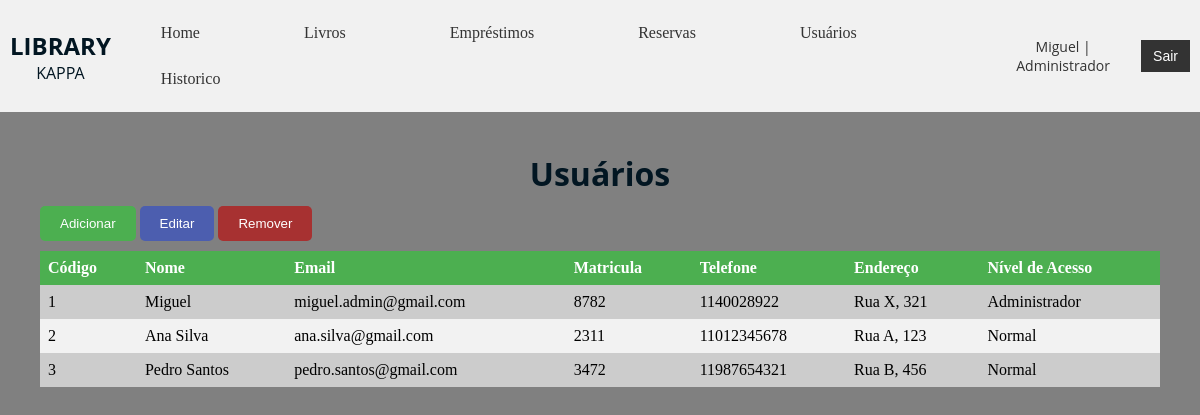
/views/usuarios.php (signed in), run on the app's committed database.
### tables this page shows
CREATE TABLE usuarios (
id_usuario INT AUTO_INCREMENT PRIMARY KEY,
	nome VARCHAR(120) NOT NULL,
	email VARCHAR(120) NOT NULL,
	matricula INT(6) NOT NULL,
	telefone VARCHAR(11) CHECK (telefone REGEXP '^[0-9]{10,11}$'),
	endereco VARCHAR(120),
	nivel VARCHAR(50) NOT NULL,
	senha VARCHAR(120) NOT NULL CHECK (LENGTH(senha) >= 6)
);

### views/usuarios.php (the view, shortened to what this page needs)
<?php
require_once("../models/conexao.php");
$query = $pdo->query("SELECT * FROM usuarios");
$res = $query->fetchALL(PDO::FETCH_ASSOC);
?>
<!DOCTYPE html>
<html lang="pt-br">
    <head>
        <link rel="stylesheet" type="text/css" href="../public/style.css" />
        <link rel="stylesheet" type="text/css" href="../public/tabela.css" />
        <link rel="stylesheet" type="text/css" href="../public/popup.css" />
    </head>
    <body>
        <nav>
            <div class="logo">
                <h1>LIBRARY</h1>
                <p>KAPPA</p>
            </div>
            <ul class="navbar">
                <li><a href="home.php">Home</a></li>
                <li><a href="livros.php">Livros</a></li>
                <li><a href="emprestimos.php">Empréstimos</a></li>
                <li><a href="reservas.php">Reservas</a></li>
                <li><a href="usuarios.php">Usuários</a></li>
                <li><a href="historico.php">Historico</a></li>
            </ul>
            <div class="user-info">
                <p><?php echo $_SESSION['nome'].' | '.$_SESSION['nivel'];?></p>
                <button onclick="sair()">Sair</a></button>
            </div>
        </nav>
        <div class="table-container">
            <h1 id="titulo">Usuários</h1>
            <button class="add-button" onclick="abrirForm('add-overlay')">Adicionar</button>
            <button class="edit-button" onclick="abrirForm('edit-overlay')">Editar</button>
            <button class="remove-button" onclick="abrirForm('remove-overlay')">Remover</button>
            <table id="tabela-paginacao">
                <thead>
                    <tr>
                        <th>Código</th>
                        <th>Nome</th>
                        <th>Email</th>
                        <th>Matricula</th>
                        <th>Telefone</th>
                        <th>Endereço</th>
                        <th>Nível de Acesso</th>
                    </tr>
                </thead>
                <tbody>
                    <?php foreach ($res as $usuarios): ?>
                        <tr>
                            <td><?php echo $usuarios['id_usuario']; ?></td>
                            <td><?php echo $usuarios['nome']; ?></td>
                            <td><?php echo $usuarios['email']; ?></td>
                            <td><?php echo $usuarios['matricula']; ?></td>
                            <td><?php echo $usuarios['telefone']; ?></td>
                            <td><?php echo $usuarios['endereco']; ?></td>
                            <td><?php echo $usuarios['nivel']; ?></td>
                        </tr>
                    <?php endforeach; ?>
            </table>
        </div>
    </body>
</html>

### public/style.css (style rules this page uses)
body { background-color: gray; margin: 0; padding: 0; }
.logo, h1, p { padding: 0; margin: 0; font-family: 'Open Sans'; color: #021622; text-align: center; }
nav { display: flex; align-items: center; justify-content: space-between; padding: 10px; background-color: #f1f1f1; }
ul.navbar { list-style-type: none; margin: 0; padding: 0; overflow: hidden; background-color: #f1f1f1; }
ul.navbar li { display: inline-block; }
ul.navbar li a { display: block; color: #333; text-align: center; padding: 14px 50px; text-decoration: none; }
.user-info { display: flex; align-items: center; }
.user-info p { margin-right: 10px; font-size: 14px; color: #333; }
.user-info button { padding: 8px 12px; background-color: #333; border: none; color: #fff; font-size: 14px; cursor: pointer; }
.add-button, .edit-button, .devolucao-button, .retirado-button, .remove-button, #paginacao button { color: #fff; padding: 10px 20px; border: none; border-radius: 5px; cursor: pointer; margin-top: 1%; margin-bottom: 10px; }
.add-button { background-color: #4CAF50; }
.edit-button, .devolucao-button, .retirado-button { background-color: #4c5eaf; }
.remove-button { background-color: #a73131; }

### public/tabela.css (style rules this page uses)
.table-container { padding: 20px; margin: 20px; }
table { border-collapse: collapse; width: 100%; }
th, td { text-align: left; padding: 8px; }
th { background-color: #4CAF50; color: white; }
tr:nth-child(even) { background-color: #f2f2f2; }
tr:nth-child(odd) { background-color: #cccccc; }

### data on the page
usuarios: id_usuario "1", nome "Miguel", email "miguel.admin@gmail.com", matricula "8782", telefone "1140028922", endereco "Rua X, 321", nivel "Administrador"
usuarios: id_usuario "2", nome "Ana Silva", email "ana.silva@gmail.com", matricula "2311", telefone "11012345678", endereco "Rua A, 123", nivel "Normal"
usuarios: id_usuario "3", nome "Pedro Santos", email "pedro.santos@gmail.com", matricula "3472", telefone "11987654321", endereco "Rua B, 456", nivel "Normal"

### other printed values
$_SESSION['nome'] "Miguel"
$_SESSION['nivel'] "Administrador"
